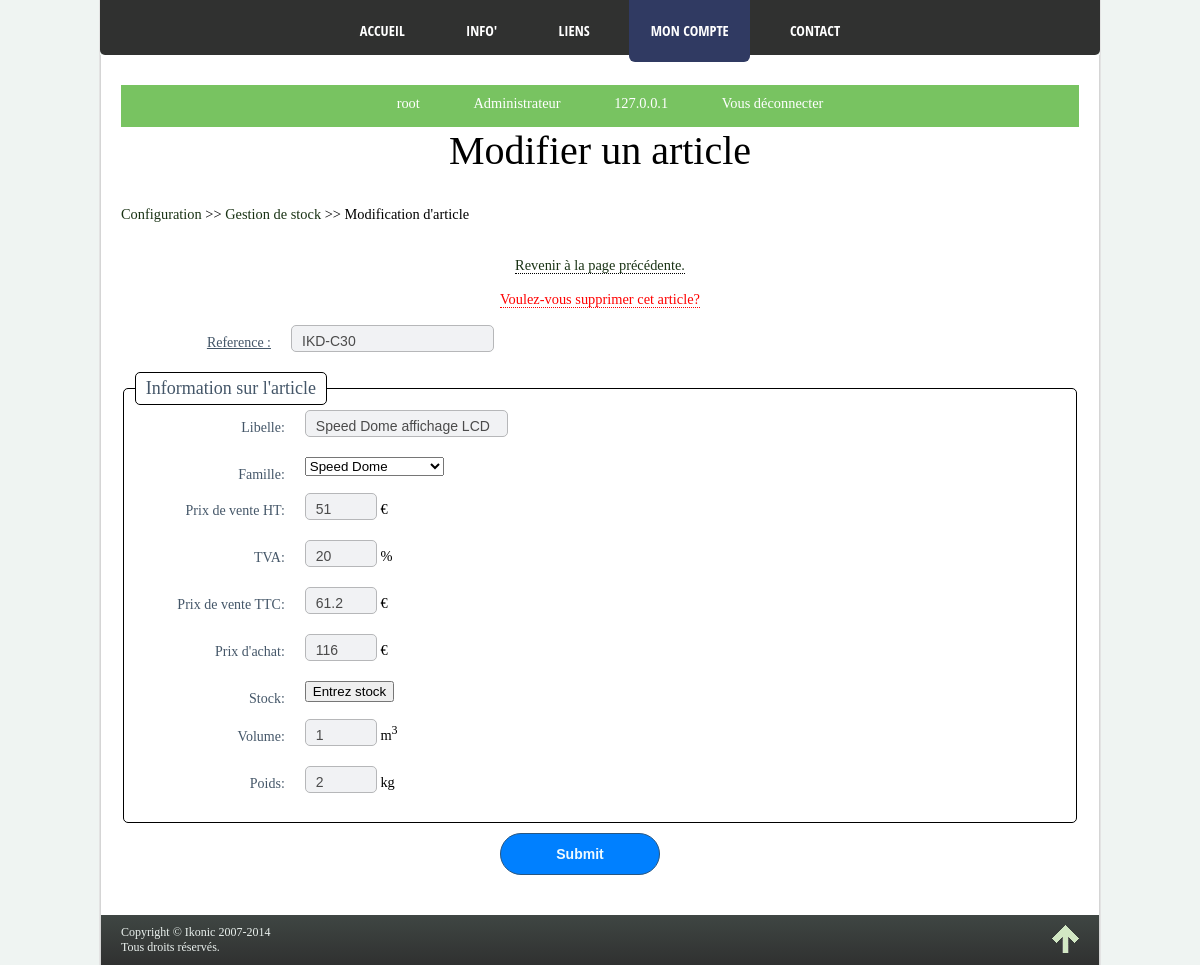
The page /Ikonic/modif_article.php?ref=IKD-C30 (signed in) on the database its author committed.
### tables this page shows
CREATE TABLE IF NOT EXISTS `article` (
  `id` int(11) NOT NULL AUTO_INCREMENT,
  `ref` varchar(30) NOT NULL,
  `libelle` varchar(100) NOT NULL,
  `famille` varchar(50) NOT NULL,
  `prix_ht` float NOT NULL,
  `tva` float NOT NULL,
  `prix_achat` float NOT NULL,
  `nbre_stock` int(11) NOT NULL,
  `volume` float NOT NULL,
  `poids` float NOT NULL,
  PRIMARY KEY (`id`),
  UNIQUE KEY `ref` (`ref`)
);

### Ikonic/modif_article.php (the view, shortened to what this page needs)
<?php
$form=true;
if(isset($_GET['ref'])) {
	$form=false;
}
?>
<!DOCTYPE html>
<html lang="fr">
<head>
	<link rel="stylesheet" type="text/css" href="style/feuille_de_style.css" />
	<link rel="alternate stylesheet" media="screen" type="text/css" title="couleur" href="style/couleur1.css" />
	<link rel="alternate stylesheet" media="screen" type="text/css" title="couleur2" href="style/couleur2.css" />
	<link rel="alternate stylesheet" media="screen" type="text/css" title="couleur3" href="style/couleur3.css" />
		<link rel="stylesheet" type="text/css" href="http://ajax.googleapis.com/ajax/libs/jqueryui/1.8.12/themes/smoothness/jquery-ui.css" />
</head>
<body>
	<nav id="menu">
		<ul>
			<li><a href="discussion.php">Accueil</a></li>
			<li><a href="info.php">Info'</a></li>
			<li><a href="lien.php">Liens</a></li>
			<?php
				if(!isset($_SESSION['pseudo']))
				{
			?>
					<li><a href="index.php">Se Connecter</a></li>
			<?php
				}
				else
				{
			?>
					<li class="current_page_item"><a href="configuration.php">Mon compte</a></li>
				<?php }?>
			<li><a href="contact.php">Contact</a></li>
		</ul>
	</nav>
	<section>
		<div id="menu_c">
		<center>
		<li><?php echo $_SESSION['pseudo'];?></li>
		<li>Administrateur</li>
		<li><?php echo $_SERVER["REMOTE_ADDR"]; ?></li>
		<li><a href="deconnexion.php">Vous déconnecter</a></li>
		</center>
	</div>
	<h1 style="padding-bottom: 15px; text-align:center;">Modifier un article</h1>
		<br/><p><a href="configuration.php">Configuration</a> >> <a href="gestion_stock.php">Gestion de stock</a> >> Modification d'article</p><br/>
	<?php
		if($form)
		{
	?>
		<?php
			$liste=array();
			connexion();
			$sql="SELECT*FROM article";
			$requete=mysql_query($sql);
			while($result=mysql_fetch_array($requete))
			{
				$liste[]=$result['ref'];
			}
		?>
		<br/>
	<form name="form_contact" method="POST" action="">
			 <center>Veuillez entrer la référence de l'article : <input type="text" id="recherche" name="recherche" onkeyup="myFunction()" /><br/><br/>
			<div id="formu_contact"><input type="submit" name="valider" /></center></div>
				<script>
	function myFunction() {
		var x = document.getElementById("recherche");
		x.value = x.value.toUpperCase();
	}
	</script>
	</form>
		<script>
		//AUTO-COMPLETION
		$('#recherche').autocomplete();
		var liste = <?php echo json_encode($liste) ?>;
		$('#recherche').autocomplete({
			source : liste
		});
		</script>
	<?php
	}
	else
		{
			if(isset($_GET['ref']))
			{
				if(isset($_GET['ref']) && !empty($_GET['ref']))
				{
					$reference=$_GET['ref'];
					$sql='SELECT * FROM article WHERE ref="'.$reference.'"';
					$execute=mysql_query("$sql") or die('Erreur au niveau de la requete SQL'.mysql_error());
					$data=mysql_fetch_array($execute);
					echo "<br/><center><a href='gestion_stock.php' style='border-bottom:1px dotted black;'>Revenir à la page précédente.</a><br/><br/>";
	?>
	<a href="#" style="border-bottom:1px dotted red;color:red;" onclick="verif();"> Voulez-vous supprimer cet article?</a></center><br/>
		<div id="formu_contact">
	<form method="post" action="" name="form_contact">
			<label for="reference" ><u>Reference :</u> </label><input type="text" id="reference" onkeyup="myFunction()" name="reference" value="<?php echo $data['ref']; ?>" required="required" />
			<br/>
			<fieldset>
				<legend>Information sur l'article</legend>
					<label for="libelle">Libelle: </label><input type="text" name="libelle" value="<?php echo $data['libelle']; ?>" required="required" /><br/>
					<label for="famille">Famille: </label>
					<select name="famille" onchange="change_famille(this.value)">
						<option value="<?php echo $data['famille']; ?>"><?php echo $data['famille']; ?></option>
					</select><br/><br/>
					<label for="prix_vente_ht">Prix de vente HT: </label><input type="number"  onkeyup="calculTTC()" id="prix_vente_ht" onclick="calculTTC()" name="prix_vente_ht" value="<?php echo $data['prix_ht']; ?>" required="required"  min="0" step="any" /> €<br/>
					<label for="tva">TVA: </label><input type="number" name="tva"  onkeyup="calculTTC()" id="tva" onclick="calculTTC()" value="<?php echo $data['tva']; ?>" required="required"  min="0" step="any" /> %<br/>
					<label for="ttc">Prix de vente TTC: </label><input type="number" value="<?php echo ($data['prix_ht']*$data['tva']/100)+$data['prix_ht']; ?>" name="ttc" id="ttc"disabled="disabled" required="required"  min="0" step="any" /> €<br/>
					<label for="prix_achat">Prix d'achat: </label><input type="number" name="prix_achat" value="<?php echo $data['prix_achat']; ?>" required="required"  min="0" step="any" /> €<br/>
					<label for="nbre_stock">Stock: </label><button type="button" onclick="test()">Entrez stock </button><br/><br/>
					<label for="volume">Volume: </label><input type="number" name="volume" value="<?php echo $data['volume']; ?>" required="required"  min="0" step="any" /> m<sup>3</sup><br/>
					<label for="poids">Poids: </label><input type="number" name="poids" value="<?php echo $data['poids']; ?>" required="required"  min="0" step="any" /> kg<br/>
			</fieldset>
			<center><input type="submit" name="Envoyer" /></center>
	</form>
</div>
	<?php
				}
			}
		}
	?>
</section>
<?php include("Inclusion/bottom.php"); ?>
</body>
</html>

### Ikonic/style/feuille_de_style.css (style rules this page uses)
html, body, div, span, applet, object, iframe, h1, h2, h3, h4, h5, h6, p, blockquote, pre, a, abbr, acronym, address, big, cite, code, del, dfn, em, img, ins, kbd, q, s, samp, small, strike, strong, sub, tt, var, b, u, i, center, dl, dt, dd, ol, ul, li, form, label, legend, table, caption, tbody, tfoot, thead, tr, th, td, article, aside, canvas, details, embed, figure, figcaption, footer, header, hgroup, menu, nav, output, ruby, section, summary, time, mark, audio, video { margin: 0; padding: 0; border: 0; font-size: 100%; font: inherit; vertical-align: baseline; }
html { height: 100%; }
body { background-color: #EFF4F2; background-image: url("http://iuted.bugs3.com/projet/Ikonic2/Images/bg.jpg"); width: 1000px; margin: 0 auto; border-left: 1px solid #E3E3E3; border-right: 1px solid #E3E3E3; font-family: 'Times New Roman', Arial, sans-serif; font-size: 0.9em; color: #000000; }
a { color: #193214; text-decoration: none; }
h1 { font-family: KozGoPr6N-Bold; font-size: 40px; color: #000; }
input { padding-left: 6px; }
#menu_c { background-color: #78C361; color: #fff; padding-left: 20px; height:100%; }
#menu_c a { color:#fff; }
#menu_c li { list-style-type: none; display:inline-block; padding-left:25px; padding-right:25px; padding-top:10px; height:32px; }
section { width: 958px; height: auto; background-color: #ffffff; margin: none; display: block; padding: 30px 20px 40px 20px; border-left: 1px solid #D5D5D5; border-right: 1px solid #D5D5D5; }
#formu_contact label { float: left; clear: left; margin: 10px 20px 0 0; width: 150px; font:Verdana, Geneva, sans-serif; font-size: 14px; color: #445668; text-align: right; }
#formu_contact input { font-size: 14px; color: #4b4b4b; width: auto; height: 20px; padding: 5px 10px 0px 10px; margin: 0 0 20px 0; background: #f1f2f4; border:1px solid #b6b7b9; border-radius: 5px; }
#formu_contact legend { font-size:18px; color:#445668; background-color:#fff; border:1px solid; border-color:#000000; padding:5px 10px 5px 10px; border-radius: 5px; }
#formu_contact fieldset { background-color:#fff; border: 1px solid ; border-radius: 5px; margin-bottom:10px; }
#formu_contact input[type=submit] { cursor: pointer; width: 160px; height: 42px; padding: 5px 10px; margin: 0 40px 0 0; border: 1px solid #275682; border-radius: 21px; background-color: #0080FF; color:#effaff; font-weight:bold; }
#formu_contact input[type=number] { width:40px; }
#menu { margin-top: 0px; top: 0; left: 0; background: rgba(255,255,255,0.95); width: 100%; height: 55px; line-height: 55px; text-align: center; font-family: 'Open Sans Condensed', sans-serif; font-weight: 700; text-transform: uppercase; background-color: rgba(0, 0, 0, 0.8); border-bottom-right-radius: 5px; border-bottom-left-radius: 5px; }
#menu ul { position: relative; }
#menu li { display: inline-block; margin: 0 0.5em 0 0.5em; top: 0; position: relative; }
#menu li a { position: relative; display: block; text-decoration: none; color: white; padding: 3px 1.5em 0.25em 1.5em; border-bottom-left-radius: 6px; border-bottom-right-radius: 6px; }
#menu li.current_page_item a { background: #303A62; color: #fff; }

### Ikonic/style/couleur1.css (style rules this page uses)
body { background-color: #EFF4F2; }

### Ikonic/style/couleur2.css (style rules this page uses)
body { background-image: url("../Images/bg.jpg"); }

### Ikonic/style/couleur3.css (style rules this page uses)
body { background-image: url("../Images/diago.png"); }

### Ikonic/modif_article.php (style rules this page uses)
#formu_contact input[type="number"] { width:50px; }

### rows shown on the page
article: reference "IKD-C30", libelle "Speed Dome affichage LCD", famille "Speed Dome", prix_vente_ht "51", tva "20", ttc "61.2", prix_achat "116", volume "1", poids "2"

### other values the page prints
$_SESSION['pseudo'] "root"
$_SERVER["REMOTE_ADDR"] "127.0.0.1"
